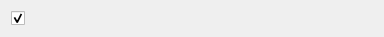
<?xml version="1.0" encoding="UTF-8"?>
<ui version="4.0">
 <class>ServiceOption</class>
 <widget class="QWidget" name="ServiceOption">
  <property name="geometry">
   <rect>
    <x>0</x>
    <y>0</y>
    <width>384</width>
    <height>31</height>
   </rect>
  </property>
  <layout class="QVBoxLayout" name="verticalLayout_2">
   <item>
    <layout class="QHBoxLayout" name="horizontalLayout">
     <item>
      <widget class="QCheckBox" name="checkBox">
       <property name="text">
        <string/>
       </property>
       <property name="checked">
        <bool>true</bool>
       </property>
      </widget>
     </item>
    </layout>
   </item>
  </layout>
 </widget>
 <resources/>
 <connections/>
</ui>
